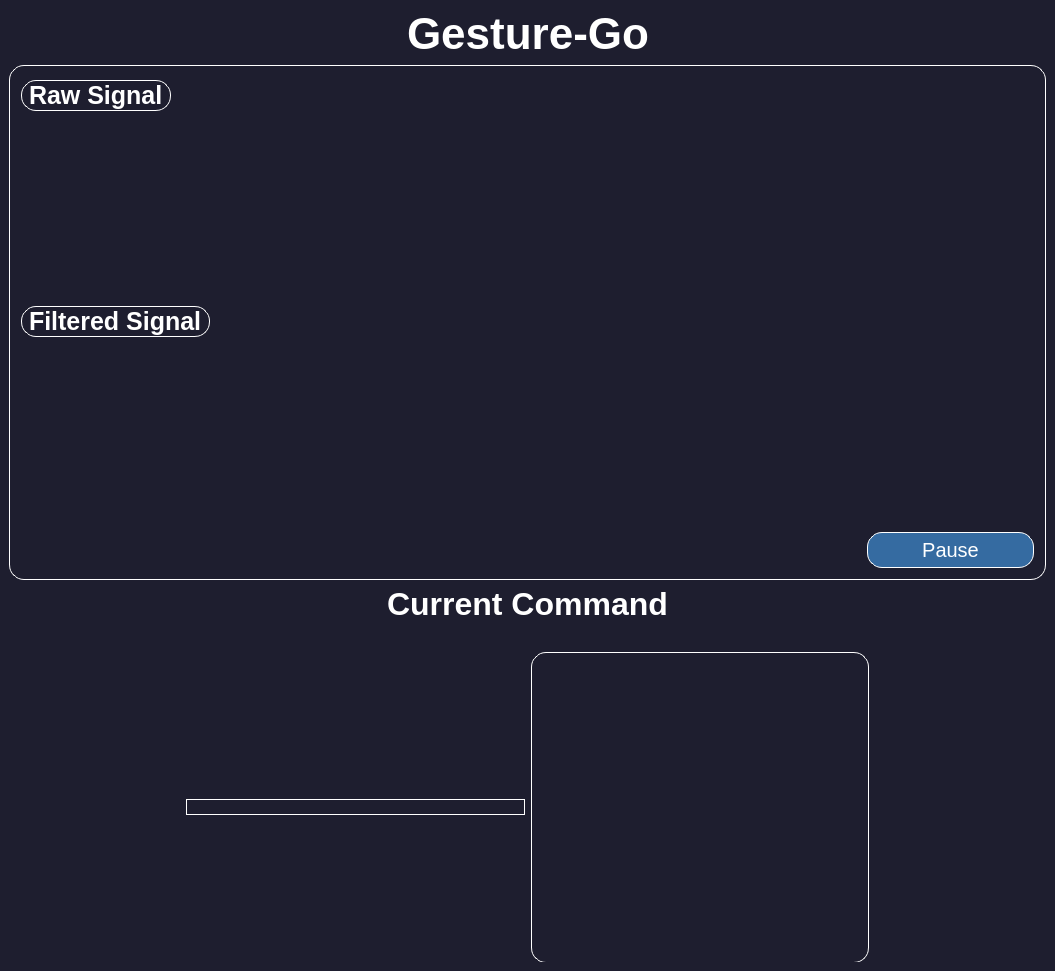
<?xml version="1.0" encoding="UTF-8"?>
<ui version="4.0">
 <class>MainWindow</class>
 <widget class="QMainWindow" name="MainWindow">
  <property name="geometry">
   <rect>
    <x>0</x>
    <y>0</y>
    <width>1055</width>
    <height>971</height>
   </rect>
  </property>
  <property name="maximumSize">
   <size>
    <width>16777215</width>
    <height>16777215</height>
   </size>
  </property>
  <property name="windowTitle">
   <string>MainWindow</string>
  </property>
  <property name="styleSheet">
   <string notr="true"> background-repeat: no-repeat;
/*background-image: url(C://Users//Ahmed Taha//Downloads//background.png);*/
background-size: contain;
background-color: #1e1e2f;</string>
  </property>
  <widget class="QWidget" name="centralwidget">
   <property name="styleSheet">
    <string notr="true">background-repeat: no-repeat;
background-position: center;
background-size: contain;</string>
   </property>
   <layout class="QGridLayout" name="gridLayout">
    <item row="0" column="0">
     <layout class="QHBoxLayout" name="horizontalLayout_4">
      <item>
       <spacer name="horizontalSpacer_3">
        <property name="orientation">
         <enum>Qt::Horizontal</enum>
        </property>
        <property name="sizeHint" stdset="0">
         <size>
          <width>40</width>
          <height>20</height>
         </size>
        </property>
       </spacer>
      </item>
      <item>
       <widget class="QLabel" name="label_3">
        <property name="font">
         <font>
          <pointsize>33</pointsize>
          <weight>75</weight>
          <bold>true</bold>
         </font>
        </property>
        <property name="styleSheet">
         <string notr="true">color: white;
background-image:white;</string>
        </property>
        <property name="text">
         <string>Gesture-Go</string>
        </property>
       </widget>
      </item>
      <item>
       <spacer name="horizontalSpacer_4">
        <property name="orientation">
         <enum>Qt::Horizontal</enum>
        </property>
        <property name="sizeHint" stdset="0">
         <size>
          <width>40</width>
          <height>20</height>
         </size>
        </property>
       </spacer>
      </item>
     </layout>
    </item>
    <item row="1" column="0">
     <widget class="QGroupBox" name="Signals">
      <property name="sizePolicy">
       <sizepolicy hsizetype="Preferred" vsizetype="Preferred">
        <horstretch>0</horstretch>
        <verstretch>0</verstretch>
       </sizepolicy>
      </property>
      <property name="minimumSize">
       <size>
        <width>0</width>
        <height>488</height>
       </size>
      </property>
      <property name="styleSheet">
       <string notr="true">border: 1.2px solid white;
border-radius: 15px;
border-style: outset;
border-radius: 15px;</string>
      </property>
      <layout class="QVBoxLayout" name="verticalLayout">
       <item>
        <layout class="QHBoxLayout" name="horizontalLayout">
         <item>
          <widget class="QLabel" name="label_2">
           <property name="font">
            <font>
             <pointsize>19</pointsize>
             <weight>75</weight>
             <bold>true</bold>
            </font>
           </property>
           <property name="styleSheet">
            <string notr="true">color: rgb(255, 255, 255);</string>
           </property>
           <property name="text">
            <string>Raw Signal</string>
           </property>
          </widget>
         </item>
         <item>
          <spacer name="horizontalSpacer">
           <property name="orientation">
            <enum>Qt::Horizontal</enum>
           </property>
           <property name="sizeHint" stdset="0">
            <size>
             <width>40</width>
             <height>20</height>
            </size>
           </property>
          </spacer>
         </item>
        </layout>
       </item>
       <item>
        <widget class="PlotWidget" name="RawSignal">
         <property name="sizePolicy">
          <sizepolicy hsizetype="Expanding" vsizetype="Preferred">
           <horstretch>0</horstretch>
           <verstretch>0</verstretch>
          </sizepolicy>
         </property>
         <property name="minimumSize">
          <size>
           <width>0</width>
           <height>161</height>
          </size>
         </property>
         <property name="styleSheet">
          <string notr="true">border: none;</string>
         </property>
        </widget>
       </item>
       <item>
        <layout class="QHBoxLayout" name="horizontalLayout_2">
         <item>
          <widget class="QLabel" name="label">
           <property name="font">
            <font>
             <pointsize>19</pointsize>
             <weight>75</weight>
             <bold>true</bold>
            </font>
           </property>
           <property name="styleSheet">
            <string notr="true">color: rgb(255, 255, 255);</string>
           </property>
           <property name="text">
            <string>Filtered Signal</string>
           </property>
          </widget>
         </item>
         <item>
          <spacer name="horizontalSpacer_2">
           <property name="orientation">
            <enum>Qt::Horizontal</enum>
           </property>
           <property name="sizeHint" stdset="0">
            <size>
             <width>40</width>
             <height>20</height>
            </size>
           </property>
          </spacer>
         </item>
        </layout>
       </item>
       <item>
        <widget class="PlotWidget" name="FilteredSignal">
         <property name="sizePolicy">
          <sizepolicy hsizetype="Expanding" vsizetype="Preferred">
           <horstretch>0</horstretch>
           <verstretch>0</verstretch>
          </sizepolicy>
         </property>
         <property name="minimumSize">
          <size>
           <width>0</width>
           <height>161</height>
          </size>
         </property>
         <property name="styleSheet">
          <string notr="true">border: none;</string>
         </property>
        </widget>
       </item>
       <item>
        <layout class="QHBoxLayout" name="horizontalLayout_6">
         <item>
          <spacer name="horizontalSpacer_9">
           <property name="orientation">
            <enum>Qt::Horizontal</enum>
           </property>
           <property name="sizeType">
            <enum>QSizePolicy::Expanding</enum>
           </property>
           <property name="sizeHint" stdset="0">
            <size>
             <width>20</width>
             <height>20</height>
            </size>
           </property>
          </spacer>
         </item>
         <item>
          <widget class="QPushButton" name="PauseButton">
           <property name="sizePolicy">
            <sizepolicy hsizetype="Fixed" vsizetype="Preferred">
             <horstretch>0</horstretch>
             <verstretch>0</verstretch>
            </sizepolicy>
           </property>
           <property name="minimumSize">
            <size>
             <width>167</width>
             <height>36</height>
            </size>
           </property>
           <property name="maximumSize">
            <size>
             <width>501</width>
             <height>16777215</height>
            </size>
           </property>
           <property name="font">
            <font>
             <pointsize>15</pointsize>
             <weight>50</weight>
             <bold>false</bold>
            </font>
           </property>
           <property name="styleSheet">
            <string notr="true">color:white;
background-color: rgb(53, 107, 161);</string>
           </property>
           <property name="text">
            <string> Pause </string>
           </property>
          </widget>
         </item>
        </layout>
       </item>
      </layout>
     </widget>
    </item>
    <item row="2" column="0">
     <layout class="QHBoxLayout" name="horizontalLayout_5">
      <item>
       <spacer name="horizontalSpacer_7">
        <property name="orientation">
         <enum>Qt::Horizontal</enum>
        </property>
        <property name="sizeHint" stdset="0">
         <size>
          <width>40</width>
          <height>20</height>
         </size>
        </property>
       </spacer>
      </item>
      <item>
       <widget class="QLabel" name="label_4">
        <property name="font">
         <font>
          <pointsize>24</pointsize>
          <weight>75</weight>
          <bold>true</bold>
         </font>
        </property>
        <property name="styleSheet">
         <string notr="true">color: #ffffff;
 background-image: none;</string>
        </property>
        <property name="text">
         <string>Current Command</string>
        </property>
       </widget>
      </item>
      <item>
       <spacer name="horizontalSpacer_8">
        <property name="orientation">
         <enum>Qt::Horizontal</enum>
        </property>
        <property name="sizeHint" stdset="0">
         <size>
          <width>40</width>
          <height>20</height>
         </size>
        </property>
       </spacer>
      </item>
     </layout>
    </item>
    <item row="3" column="0">
     <widget class="QGroupBox" name="groupBox">
      <property name="sizePolicy">
       <sizepolicy hsizetype="Preferred" vsizetype="Fixed">
        <horstretch>0</horstretch>
        <verstretch>0</verstretch>
       </sizepolicy>
      </property>
      <property name="minimumSize">
       <size>
        <width>639</width>
        <height>329</height>
       </size>
      </property>
      <property name="maximumSize">
       <size>
        <width>16777215</width>
        <height>352</height>
       </size>
      </property>
      <property name="styleSheet">
       <string notr="true">
border:none;
background-color: transparent;
background-color: transparent</string>
      </property>
      <layout class="QHBoxLayout" name="commandsBox">
       <item>
        <spacer name="horizontalSpacer_5">
         <property name="orientation">
          <enum>Qt::Horizontal</enum>
         </property>
         <property name="sizeType">
          <enum>QSizePolicy::Maximum</enum>
         </property>
         <property name="sizeHint" stdset="0">
          <size>
           <width>100</width>
           <height>20</height>
          </size>
         </property>
        </spacer>
       </item>
       <item>
        <widget class="QGroupBox" name="comandBox">
         <property name="sizePolicy">
          <sizepolicy hsizetype="Preferred" vsizetype="Fixed">
           <horstretch>0</horstretch>
           <verstretch>0</verstretch>
          </sizepolicy>
         </property>
         <property name="minimumSize">
          <size>
           <width>701</width>
           <height>329</height>
          </size>
         </property>
         <property name="maximumSize">
          <size>
           <width>455</width>
           <height>329</height>
          </size>
         </property>
         <property name="styleSheet">
          <string notr="true">
border:none;
border-style: outset;
border-radius: 15px;</string>
         </property>
         <property name="title">
          <string/>
         </property>
         <layout class="QHBoxLayout" name="horizontalLayout_3">
          <item>
           <widget class="QLabel" name="directionImage">
            <property name="sizePolicy">
             <sizepolicy hsizetype="Fixed" vsizetype="Fixed">
              <horstretch>0</horstretch>
              <verstretch>0</verstretch>
             </sizepolicy>
            </property>
            <property name="maximumSize">
             <size>
              <width>344</width>
              <height>16777215</height>
             </size>
            </property>
            <property name="styleSheet">
             <string notr="true">border: 1.2px solid #ffffff;</string>
            </property>
            <property name="text">
             <string/>
            </property>
            <property name="pixmap">
             <pixmap>../../Downloads/forward_direction-removebg-preview.png</pixmap>
            </property>
            <property name="scaledContents">
             <bool>true</bool>
            </property>
           </widget>
          </item>
          <item>
           <widget class="QLabel" name="voiceImage">
            <property name="sizePolicy">
             <sizepolicy hsizetype="Preferred" vsizetype="Preferred">
              <horstretch>0</horstretch>
              <verstretch>0</verstretch>
             </sizepolicy>
            </property>
            <property name="minimumSize">
             <size>
              <width>321</width>
              <height>0</height>
             </size>
            </property>
            <property name="maximumSize">
             <size>
              <width>708</width>
              <height>16777215</height>
             </size>
            </property>
            <property name="styleSheet">
             <string notr="true">border: 1.2px solid #ffffff;
background: transparent;
background-color: transparent;</string>
            </property>
            <property name="text">
             <string/>
            </property>
            <property name="pixmap">
             <pixmap>../../Downloads/static_voice-removebg-preview.png</pixmap>
            </property>
            <property name="scaledContents">
             <bool>true</bool>
            </property>
           </widget>
          </item>
         </layout>
        </widget>
       </item>
       <item>
        <spacer name="horizontalSpacer_6">
         <property name="orientation">
          <enum>Qt::Horizontal</enum>
         </property>
         <property name="sizeType">
          <enum>QSizePolicy::Maximum</enum>
         </property>
         <property name="sizeHint" stdset="0">
          <size>
           <width>100</width>
           <height>20</height>
          </size>
         </property>
        </spacer>
       </item>
      </layout>
     </widget>
    </item>
   </layout>
  </widget>
 </widget>
 <customwidgets>
  <customwidget>
   <class>PlotWidget</class>
   <extends>QGraphicsView</extends>
   <header>pyqtgraph</header>
   <container>1</container>
  </customwidget>
 </customwidgets>
 <resources/>
 <connections/>
</ui>
